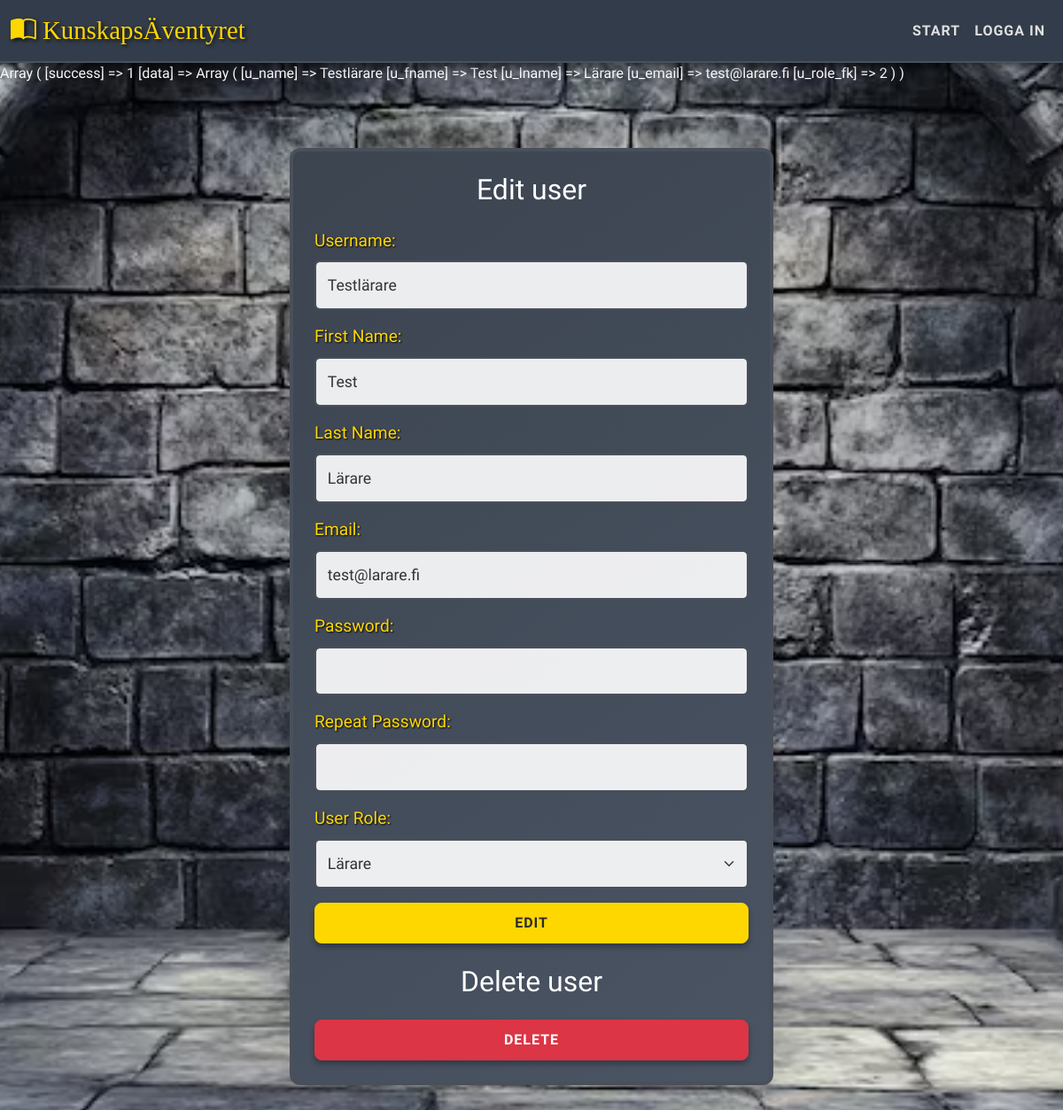
The app's page /edit-user.php?uid=3 with its own data.
### tables this page shows
CREATE TABLE `users` (
  `u_id` int NOT NULL,
  `u_name` varchar(255) NOT NULL,
  `u_fname` varchar(255) NOT NULL,
  `u_lname` varchar(255) NOT NULL,
  `u_email` varchar(255) NOT NULL,
  `u_password` varchar(255) NOT NULL,
  `u_lastlogin` datetime DEFAULT NULL,
  `u_created` timestamp NOT NULL DEFAULT CURRENT_TIMESTAMP ON UPDATE CURRENT_TIMESTAMP,
  `u_isactive` tinyint(1) NOT NULL,
  `u_role_fk` int NOT NULL,
  `u_xp` int NOT NULL DEFAULT '0' COMMENT 'Total XP',
  `u_level` int NOT NULL DEFAULT '1' COMMENT 'Nuvarande nivå',
  `u_class_fk` int DEFAULT NULL
);

### include/config.php (called while the page is built, shortened)
<?php
$host = '127.0.0.1';
$db   = 'utbildningsportal';
$user = 'root';
$pass = '';
$charset = 'utf8mb4';
$dsn = "mysql:host=$host;dbname=$db;charset=$charset";
$options = [
    PDO::ATTR_ERRMODE => PDO::ERRMODE_EXCEPTION,
    PDO::ATTR_DEFAULT_FETCH_MODE => PDO::FETCH_ASSOC,
    PDO::ATTR_EMULATE_PREPARES => false,
];
$pdo = new PDO($dsn, $user, $pass, $options);
$user_obj = new User($pdo);
?>

### include/class_user.php (called while the page is built, shortened)
<?php
class User {
    public $pdo;
    public function __construct($pdo, $username = 'Guest', $role_level = 0) {
        $this->pdo = $pdo;
    }
    public function selectUserInfo($userId) {
        try {
            $stmt = $this->pdo->prepare("SELECT u_name, u_fname, u_lname, u_email, u_role_fk FROM users WHERE u_id = ?");
            $stmt->execute([$userId]);
            $user = $stmt->fetch(PDO::FETCH_ASSOC);
            if ($user) {
                return ['success' => true, 'data' => $user];
            } else {
                return ['success' => false, 'error' => 'Användaren hittades inte.'];
            }
        } catch (Exception $e) {
            return ['success' => false, 'error' => 'Databasfel: ' . $e->getMessage()];
        }
    }
}
?>

### edit-user.php (the view, shortened to what this page needs)
<?php
require_once "include/header.php";
$allUserRoles = $pdo->query("SELECT * FROM roles")->fetchAll();
if(isset($_GET['uid'])){
	$userId = $_GET['uid'];
	$currentUserInfo = $user_obj->selectUserInfo($userId);
}
print_r($currentUserInfo);
?>
<div class="container mt-5">
    <div class="row justify-content-center">
        <div class="col-md-6">
            <div class="card shadow-lg p-4">
                <h2 class="text-center mb-4">Edit user</h2>
                <form action="" method="POST" class="mb-4">
                    <div class="mb-3">
                        <label for="uname" class="form-label">Username:</label>
                        <input type="text" value="<?php echo $currentUserInfo['data']['u_name']; ?>" id="uname" name="uname" class="form-control" required>
                    </div>
                    <div class="mb-3">
                        <label for="ufname" class="form-label">First Name:</label>
                        <input type="text" value="<?php echo $currentUserInfo['data']['u_fname']; ?>" id="ufname" name="ufname" class="form-control" required>
                    </div>
                    <div class="mb-3">
                        <label for="ulname" class="form-label">Last Name:</label>
                        <input type="text" value="<?php echo $currentUserInfo['data']['u_lname']; ?>" id="ulname" name="ulname" class="form-control" required>
                    </div>
                    <div class="mb-3">
                        <label for="umail" class="form-label">Email:</label>
                        <input type="email" value="<?php echo $currentUserInfo['data']['u_email']; ?>" id="umail" name="umail" class="form-control" required>
                    </div>
                    <div class="mb-3">
                        <label for="upass" class="form-label">Password:</label>
                        <input type="password" id="upass" name="upass" class="form-control">
                    </div>
                    <div class="mb-3">
                        <label for="upassrpt" class="form-label">Repeat Password:</label>
                        <input type="password" id="upassrpt" name="upassrpt" class="form-control">
                    </div>
                    <div class="mb-3">
                        <label for="urole" class="form-label">User Role:</label>
                        <select id="urole" name="urole" class="form-select" required>
                            <?php
								$currentRole = $currentUserInfo['data']['u_role_fk'];
								foreach ($allUserRoles as $role) {
										$selected = ($role['r_id'] == $currentRole) ? 'selected' : '';
										echo "<option value='{$role['r_id']}' {$selected}>{$role['r_name']}</option>";
								}
							?>
                        </select>
                    </div>
                    <div class="d-grid">
                        <button type="submit" name="edituser-submit" class="btn btn-primary">Edit</button>
                    </div>
                </form>
				<h2 class="text-center mb-4">Delete user</h2>
                <form action="" method="POST">
                    <div class="d-grid">
                        <button type="submit" name="deleteuser-submit" class="btn btn-danger">Delete</button>
                    </div>
                </form>
            </div>
    </div>
    </div>
</div>

### css/style.css (style rules this page uses)
:root { --primary-stone: #5c626c; --dark-stone: #3c4450; --border-thick: #4a505a; --accent-gold: #ffd700; --accent-gold-dark: #e6c200; --background-dark: #333c4a; --text-white: #ffffff; --text-light-gray: #e0e0e0; --text-dark: #333333; --success-green: #28a745; --danger-red: #dc3545; }
body { font-family: "Exo 2", sans-serif; background-color: var(--primary-stone); color: var(--text-white); min-height: 100vh; display: flex; flex-direction: column; }
.student-page-background { background-image: url("../assets/stone_bg_13112025.png"); background-size: cover; background-attachment: fixed; background-position: center; }
.container { padding-top: 1.5rem; padding-bottom: 3rem; }
.card { background: linear-gradient(145deg, #3c4450, #4a5463); border: 4px solid var(--border-thick); border-radius: 12px; box-shadow: 0 8px 20px rgba(0, 0, 0, 0.6); transition: transform 0.2s, box-shadow 0.2s; color: var(--text-white); }
.btn { border-radius: 8px; font-weight: 700; padding: 10px 20px; letter-spacing: 1px; text-transform: uppercase; box-shadow: 0 4px 6px rgba(0, 0, 0, 0.3); transition: all 0.2s; }
.btn-primary { background-color: var(--accent-gold); border-color: var(--accent-gold); color: #2c2c2c; }
.form-control, .form-select { background-color: rgba(255, 255, 255, 0.9); border: 2px solid var(--border-thick); color: #333; font-size: 1.1rem; padding: 0.8rem; }
.form-label { color: var(--accent-gold); font-size: 1.2rem; text-shadow: 1px 1px 2px black; }
body:not(.admin-mode) .card { color: var(--text-white); }

### records on screen
users: uname "Testlärare", ufname "Test", ulname "Lärare", umail "test@larare.fi"

### other values on screen
form field urole "Lärare"
